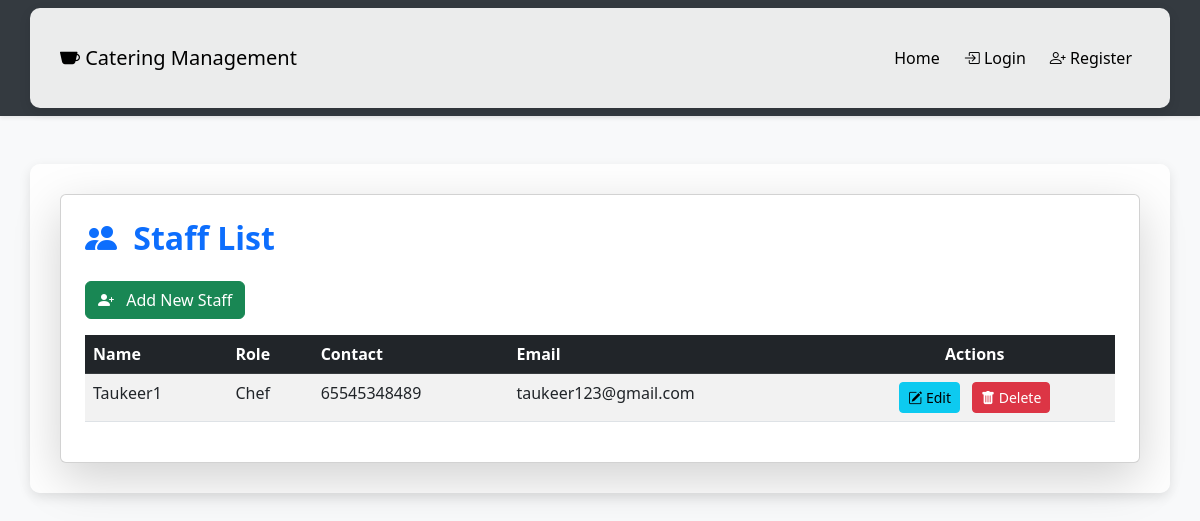
The page /catering/staff/ on the database its author committed.
### catering/models.py (models this page shows, shortened)
class Staff(models.Model):
    name = models.CharField(max_length=255)
    role = models.CharField(max_length=100)  # e.g., Chef, Server, Coordinator
    contact = models.CharField(max_length=15)
    email = models.EmailField(unique=True)

### catering/views.py (the view)
# urls.py: path('staff/', views.staff_list, name='staff_list'),
def staff_list(request):
    staffs = Staff.objects.all()
    return render(request, 'staff_list.html', {'staffs': staffs})

### catering/templates/staff_list.html (shortened to what this page needs)
{% block content %}
<link rel="stylesheet" href="https://cdn.jsdelivr.net/npm/bootstrap-icons@1.5.0/font/bootstrap-icons.css">
<link rel="stylesheet" href="https://cdn.jsdelivr.net/npm/bootstrap@5.3.0/dist/css/bootstrap.min.css">
<link rel="stylesheet" href="https://cdn.jsdelivr.net/npm/bootstrap-icons/font/bootstrap-icons.css">
<link rel="stylesheet" href="https://cdn.jsdelivr.net/npm/bootstrap-icons/font/bootstrap-icons.css">
<link rel="stylesheet" href="https://cdn.jsdelivr.net/npm/bootstrap@5.3.0/dist/css/bootstrap.min.css">
<link rel="stylesheet" href="https://cdn.jsdelivr.net/npm/bootstrap-icons/font/bootstrap-icons.css">
<nav class="navbar navbar-expand-lg navbar-dark bg-dark shadow-sm">
    <div class="container">
        <a class="navbar-brand" href="#">
            <i class="bi bi-cup-fill"></i> Catering Management
        </a>
        <div class="collapse navbar-collapse" id="navbarNav" style="color: black;">
            <ul class="navbar-nav ms-auto">
                <li class="nav-item">
                    <a class="nav-link active" aria-current="page" href="{% url 'home' %}">Home</a>
                </li>
                {% if user.is_authenticated %}
                    <li class="nav-item">
                        <a class="nav-link" href="{% url 'client_list' %}">Clients</a>
                    </li>
                    <li class="nav-item">
                        <a class="nav-link" href="{% url 'staff_list' %}">Staff</a>
                    </li>
                    <li class="nav-item">
                        <a class="nav-link" href="{% url 'contact' %}">Contact</a>
                    </li>
                {% else %}
                    <li class="nav-item">
                        <a class="nav-link btn btn-sm btn-primary ms-2 text-white" href="{% url 'login' %}">
                            <i class="bi bi-box-arrow-in-right"></i> Login
                        </a>
                    </li>
                    <li class="nav-item">
                        <a class="nav-link btn btn-sm btn-success ms-2 text-white" href="{% url 'register' %}">
                            <i class="bi bi-person-plus"></i> Register
                        </a>
                    </li>
                {% endif %}
            </ul>
        </div>
    </div>
</nav>
<div class="container mt-5">
    <div class="card shadow-lg">
        <div class="card-body p-4">
            <h2 class="text-primary fw-bold mb-4">
                <i class="bi bi-people-fill me-2"></i> Staff List
            </h2>
            <div class="mb-3">
                <a href="{% url 'add_staff' %}" class="btn btn-success">
                    <i class="bi bi-person-plus-fill me-2"></i> Add New Staff
                </a>
            </div>
            {% if staffs %}
                <div class="table-responsive">
                    <table class="table table-striped table-hover bg-light rounded">
                        <thead class="table-dark">
                            <tr>
                                <th>Name</th>
                                <th>Role</th>
                                <th>Contact</th>
                                <th>Email</th>
                                <th class="text-center">Actions</th>
                            </tr>
                        </thead>
                        <tbody>
                            {% for staff in staffs %}
                                <tr>
                                    <td>{{ staff.name }}</td>
                                    <td>{{ staff.role }}</td>
                                    <td>{{ staff.contact }}</td>
                                    <td>{{ staff.email }}</td>
                                    <td class="text-center">
                                        <a href="{% url 'edit_staff' staff.id %}" class="btn btn-sm btn-info me-2">
                                            <i class="bi bi-pencil-square"></i> Edit
                                        </a>
                                        <button type="button" class="btn btn-sm btn-danger" data-bs-toggle="modal" data-bs-target="#deleteStaffModal{{ staff.id }}">
                                            <i class="bi bi-trash-fill"></i> Delete
                                        </button>
                                    </td>
                                </tr>
                            {% endfor %}
                        </tbody>
                    </table>
                </div>
            {% else %}
                <p class="lead text-muted">No staff members have been added yet.</p>
            {% endif %}
        </div>
    </div>
</div>
{% endblock %}

### catering/templates/staff_list.html (style rules this page uses)
.navbar { background-color: #343a40 !important; }
.navbar-brand, .navbar-nav .nav-link { color: #000000 !important; }
.container { background: rgba(255, 255, 255, 0.9); padding: 30px; border-radius: 10px; box-shadow: 0px 4px 12px rgba(0, 0, 0, 0.1); }

### rows shown on the page
Staff: name "Taukeer1", role "Chef", contact "65545348489", email "taukeer123@gmail.com"
